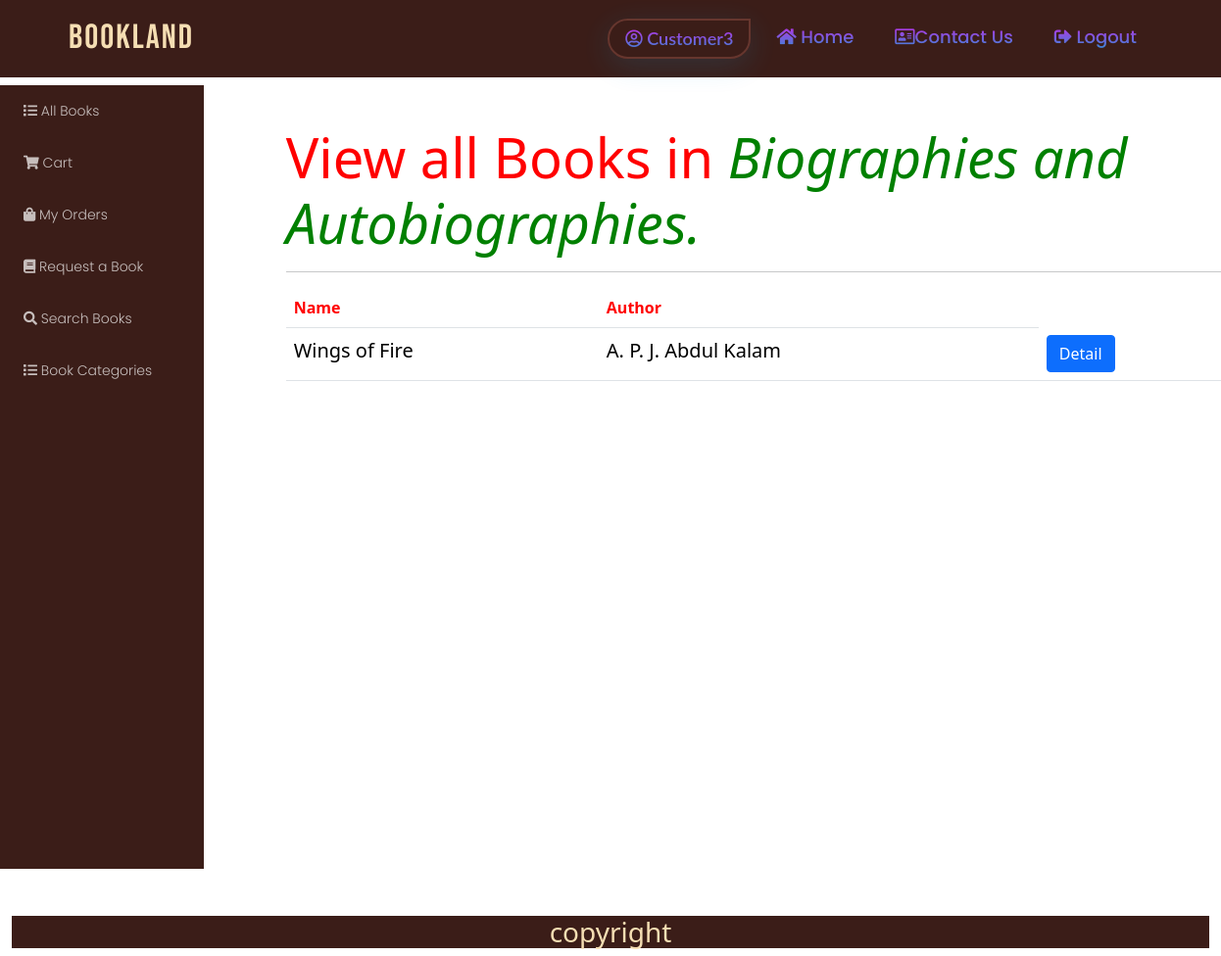
The page /customer/categorydetail/12 (signed in) on the database as committed earlier.
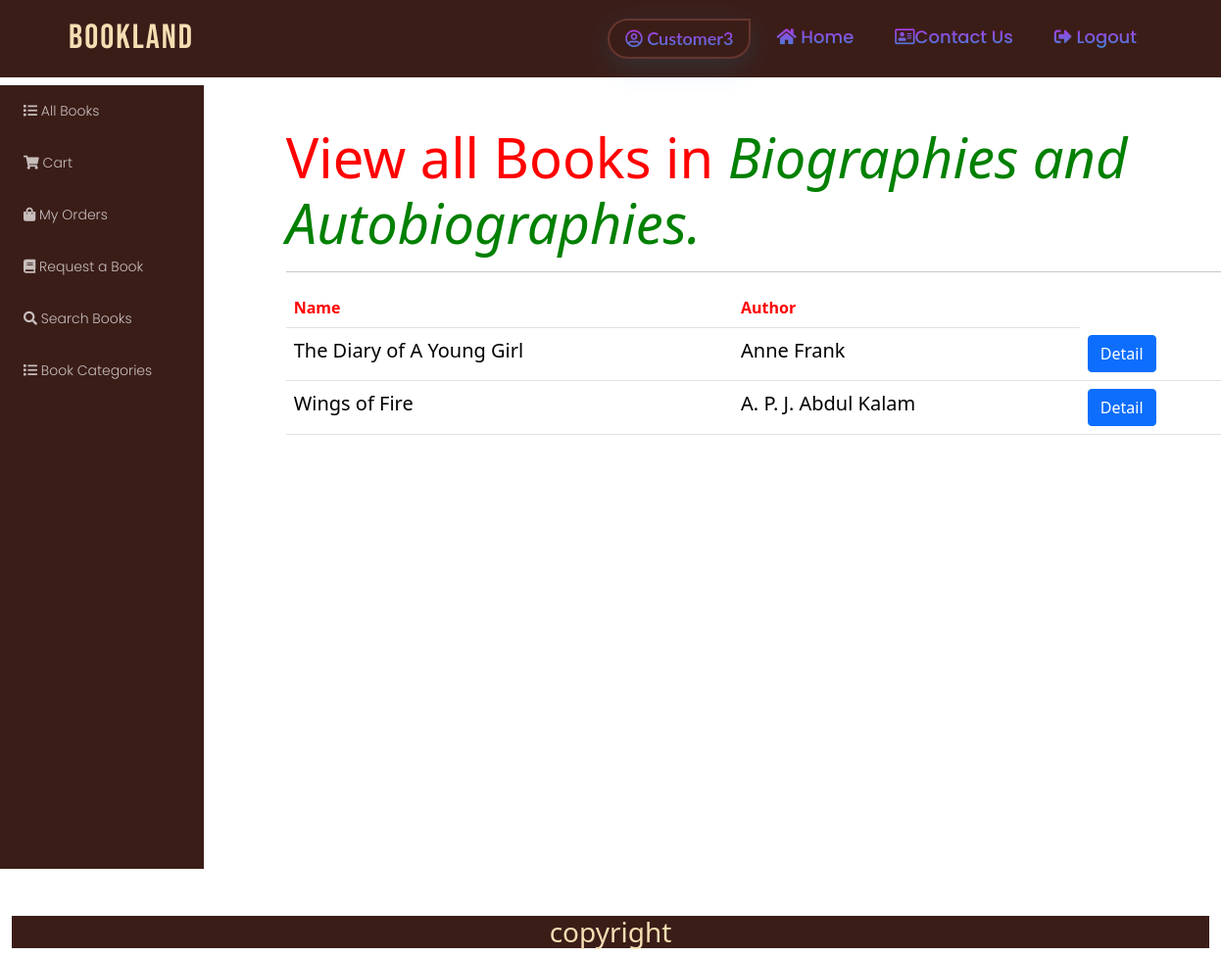
The same page on the database as committed later.
### seller/models.py (models this page shows, shortened)
class Book(Abstractmodels):
    name = models.CharField(max_length=120, verbose_name='Book Name')
    author = models.CharField(max_length=120, verbose_name='Author')
    price = models.PositiveIntegerField(default=0)
    publisher = models.CharField(max_length=120, verbose_name='Publisher')
    language = models.CharField(max_length=120, verbose_name='language')
    country_of_origin = models.CharField(max_length=120, verbose_name='Country of Origin')
    details = models.CharField(max_length=1000, verbose_name='Details of Book')
    image = models.ImageField(upload_to='book_images')
    category = models.ForeignKey(Category, on_delete=models.CASCADE, related_name='category')
    user = models.ForeignKey(User, on_delete=models.CASCADE, related_name='seller')
    stock = models.PositiveIntegerField(default=0)
    class Meta:
        ordering = ['-created_date']

### customer/views.py (the view)
# urls.py: path('categorydetail/<int:pk>', views.Categories.as_view(), name='catdetail'),
@method_decorator([login_required, customer_required], name='dispatch')
class Categories(ListView):
    model = Category
    template_name = 'customer/categorydetail.html'
    def get_context_data(self, **kwargs):
        context = super().get_context_data(**kwargs)
        obj = Category.objects.get(pk=self.kwargs['pk'])
        cat = obj.category.all()
        context['cat'] = cat
        context['obj'] = obj
        return context

### templates/customer/categorydetail.html
<!DOCTYPE html>
{%extends 'customer/basecust.html'%}
{%load static%}
{% block body_block %}
<div class="container mt-5 ms-5">
    {%if cat%}
    <h3 class="display-4" style="color:red">View all Books in <i><span style="color:green;">{{obj.name}}.</span></i></h3>
    <hr>
    <table class="table">
        <tr>
            <th>Name</th>
            <th>Author</th>
        </tr>
        {%for category in cat%}
        <tr>
            <td>{{category.name}}</td>
            <td>{{category.author}}</td>
            <td><a class="btn btn-primary" href="{%url 'bookdetails' category.id%}">Detail</a></td>
        </tr>
        {%endfor%}
    </table>
    {%else%}
    <h1>Nothing to display</h1>
    {%endif%}
</div>
{% endblock %}

Rows that differ between the two databases and show on the page:
added Book: name "The Diary of A Young Girl", author "Anne Frank"
